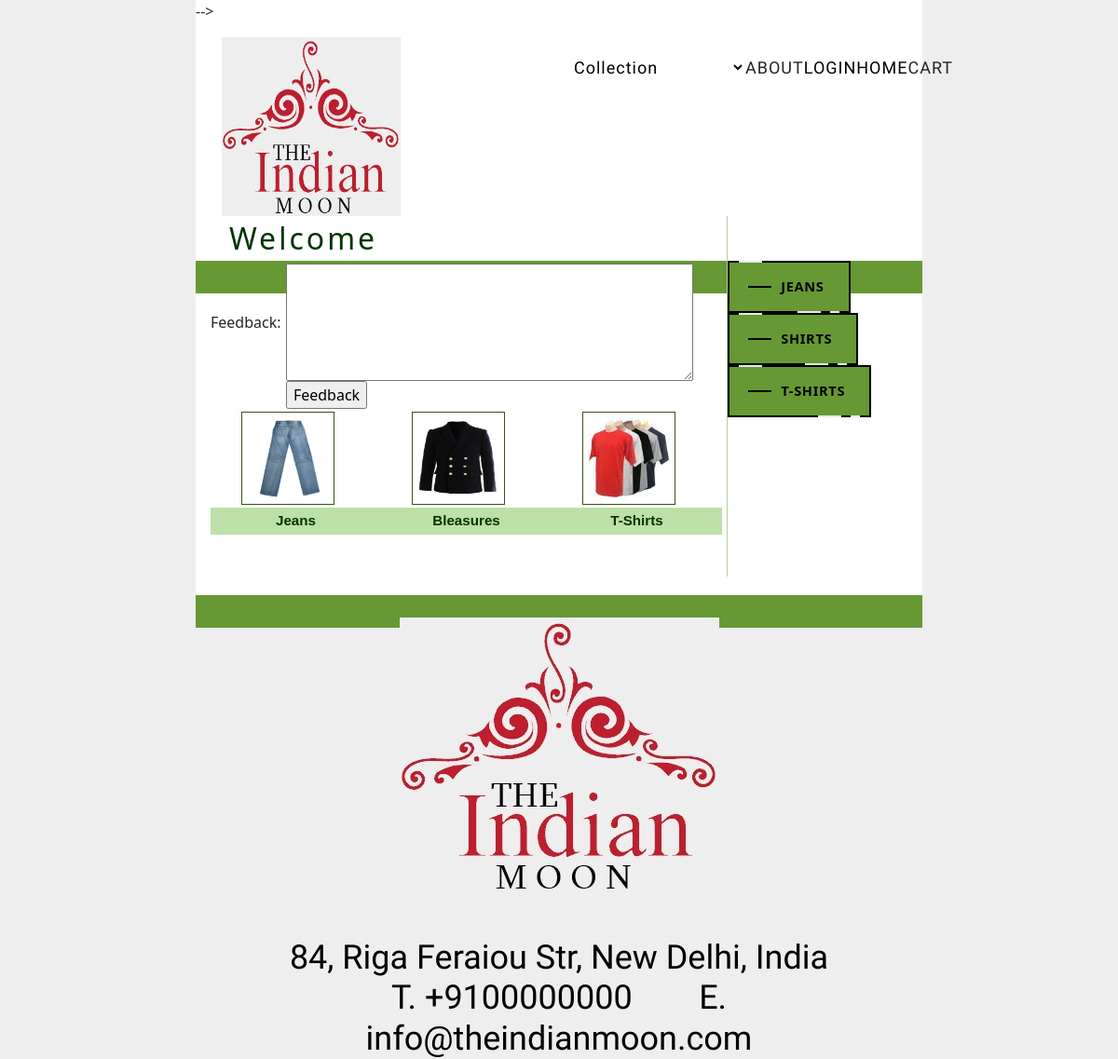
Page /Customer/Feedback.php on the committed database.
### tables this page shows
CREATE TABLE `category_master` (
  `CategoryId` int(11) NOT NULL,
  `CategoryName` varchar(20) NOT NULL,
  `Description` varchar(200) NOT NULL,
  `Image` varchar(100) NOT NULL
);

### Customer/Right.php (the view, shortened to what this page needs)
<div class="container my-5">
<?php
$con = mysqli_connect("localhost","root", "", "shopping");
$sql = "select * from Category_Master";
$result = mysqli_query($con, $sql);
while($row = mysqli_fetch_array($result))
{
$Id=$row['CategoryId'];
$CategoryName=$row['CategoryName'];
?>
<a class="fancy" href="Products.php?CategoryId=<?php echo $Id;?>">
  <span class="top-key"></span>
  <span class="text"><?php echo $CategoryName;?></span>
  <span class="bottom-key-1"></span>
  <span class="bottom-key-2"></span>
</a>
<?php
	}
?>
</div>

### Customer/style.css (style rules this page uses)
body { margin : 0; padding : 0; text-align : left; font : 75% "Trebuchet MS", verdana, arial, sans-serif; line-height : 1.5em; background : #BCE0A8 url(img/bg.jpg) top center repeat-y; color : #000; }
.container { width : 770px; height : 35px; margin : 20px 0 10px 5px; background-color:#669933; color:#FFFFCC; }
a:link, a:visited { text-decoration : none; background : inherit; color : #457C05; }

### Customer/App.css (style rules this page uses)
body { font-family: 'Slabo 27px', serif; background: #eeeeee; overflow-x: hidden; }
.fancy { background-color: transparent; border: 2px solid #000; border-radius: 0; -webkit-box-sizing: border-box; box-sizing: border-box; color: #fff; cursor: pointer; display: inline-block; margin: 0 3rem; font-weight: 700; letter-spacing: 0.05em; margin: 0; outline: none; overflow: visible; padding: 1.25em 2em; position: relative; text-align: center; text-decoration: none; text-transform: none; -webkit-transition: all 0.3s ease-in-out; transition: all 0.3s ease-in-out; -webkit-user-select: none; -moz-user-select: none; -ms-user-select: none; user-select: none; font-size: 13px; }
.fancy::before { content: " "; width: 1.5625rem; height: 2px; background: black; top: 50%; left: 1.5em; position: absolute; -webkit-transform: translateY(-50%); transform: translateY(-50%); -webkit-transform-origin: center; transform-origin: center; -webkit-transition: background 0.3s linear, width 0.3s linear; transition: background 0.3s linear, width 0.3s linear; }
.fancy .text { font-size: 1.125em; line-height: 1.33333em; padding-left: 2em; display: block; text-align: left; -webkit-transition: all 0.3s ease-in-out; transition: all 0.3s ease-in-out; text-transform: uppercase; text-decoration: none; color: black; }
.fancy .top-key { height: 2px; width: 1.5625rem; top: -2px; left: 0.625rem; position: absolute; background: #e8e8e8; -webkit-transition: width 0.5s ease-out, left 0.3s ease-out; transition: width 0.5s ease-out, left 0.3s ease-out; }
.fancy .bottom-key-1 { height: 2px; width: 1.5625rem; right: 1.875rem; bottom: -2px; position: absolute; background: #e8e8e8; -webkit-transition: width 0.5s ease-out, right 0.3s ease-out; transition: width 0.5s ease-out, right 0.3s ease-out; }
.fancy .bottom-key-2 { height: 2px; width: 0.625rem; right: 0.625rem; bottom: -2px; position: absolute; background: #e8e8e8; -webkit-transition: width 0.5s ease-out, right 0.3s ease-out; transition: width 0.5s ease-out, right 0.3s ease-out; }

### rows in the picture
category_master: CategoryName "JEANS"
category_master: CategoryName "SHIRTS"
category_master: CategoryName "T-SHIRTS"
